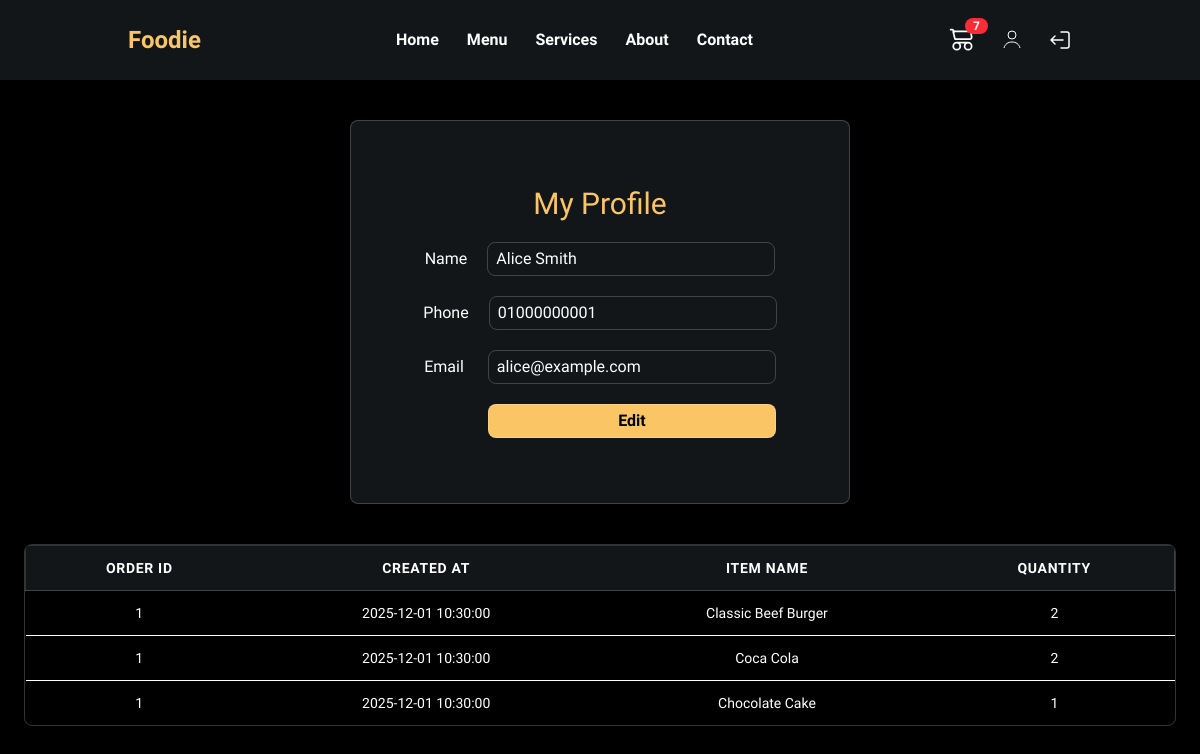
Screenshot of /modules/restaurant/profile.php (signed in) with the database file from the repository.
### tables this page shows
CREATE TABLE `users` (
  `id` int(10) UNSIGNED NOT NULL,
  `name` varchar(100) NOT NULL,
  `phone_number` varchar(20) DEFAULT NULL,
  `email` varchar(150) DEFAULT NULL,
  `password` varchar(255) NOT NULL,
  `role` tinyint(4) NOT NULL DEFAULT 0
);

CREATE TABLE `order_items` (
  `id` int(10) UNSIGNED NOT NULL,
  `order_id` int(10) UNSIGNED NOT NULL,
  `item_id` int(10) UNSIGNED NOT NULL,
  `quantity` int(11) NOT NULL DEFAULT 1
);

CREATE TABLE `orders` (
  `id` int(10) UNSIGNED NOT NULL,
  `user_id` int(10) UNSIGNED NOT NULL,
  `payment_status` tinyint(4) NOT NULL DEFAULT 0,
   
  `order_status` tinyint(4) NOT NULL DEFAULT 0,
  `city` varchar(100) DEFAULT NULL,
  `address` varchar(255) DEFAULT NULL,  
  `created_at` timestamp NOT NULL DEFAULT current_timestamp()
);

CREATE TABLE `items` (
  `id` int(10) UNSIGNED NOT NULL,
  `name` varchar(150) NOT NULL,
  `photos` varchar(1000) DEFAULT NULL,
  `price` decimal(10,2) NOT NULL,
  `description` text DEFAULT NULL,
  `category_id` int(10) UNSIGNED NOT NULL
);

### modules/restaurant/profile.php (the view, shortened to what this page needs)
<?php
require_once '../../config/db.php';
include("Navbar.php");
$user_id = $_SESSION["user_id"];
$result = mysqli_query($conn, "SELECT name, phone_number, email FROM users WHERE id = $user_id");
$user = mysqli_fetch_assoc($result);
$history_sql = "
SELECT o.id AS order_id, o.created_at, i.name AS item_name, oi.quantity
FROM orders o
JOIN order_items oi ON o.id = oi.order_id
JOIN items i ON oi.item_id = i.id
WHERE o.user_id = $user_id AND o.payment_status = 1
ORDER BY o.created_at DESC
";
$history_result = mysqli_query($conn, $history_sql);
$order_rows = [];
while($row = mysqli_fetch_assoc($history_result)) {
    $order_rows[] = [
        'Order ID' => $row['order_id'],
        'Created At' => $row['created_at'],
        'Item Name' => $row['item_name'],
        'Quantity' => $row['quantity']
    ];
}
$headers = ['Order ID', 'Created At', 'Item Name', 'Quantity'];
?>
<!DOCTYPE html>
<html lang="en">
<head>
<script src="https://cdn.jsdelivr.net/npm/@tailwindcss/browser@4"></script>
</head>
<body class="bg-black text-white">
<div class="h-screen flex flex-col justify-start items-center py-10 gap-10 w-full">
    <form id="profileForm" class="card transition-all duration-300 text-white w-80 lg:w-[500px] h-96 bg-[#121618] border border-white/20 shadow-lg rounded-lg flex flex-col justify-center items-center gap-5">
        <h2 class="text-2xl lg:text-3xl transition-all duration-300 text-[#fac564]">My Profile</h2>
        <div class="flex lg:gap-5 gap-3 lg:items-center lg:flex-row flex-col">
            <label for="username">Name</label>
            <input type="text" class="border px-2 border-white/20 rounded-lg w-72 py-1" name="username" value="<?php echo $user['name']; ?>" readonly>
        </div>
        <div class="flex lg:gap-5 gap-3 lg:items-center lg:flex-row flex-col">
            <label for="phone">Phone</label>
            <input type="text" class="border px-2 border-white/20 rounded-lg w-72 py-1" name="phone" value="<?php echo $user['phone_number']; ?>" readonly>
        </div>
        <div class="flex lg:gap-6 gap-3 lg:items-center lg:flex-row flex-col">
            <label for="email">Email</label>
            <input type="email" class="border px-2 border-white/20 rounded-lg w-72 py-1" name="email" value="<?php echo $user['email']; ?>" readonly>
        </div>
        <button type="button" id="editBtn" class="bg-[#fac564] lg:ms-16 w-72 rounded-lg py-1 cursor-pointer border text-black font-semibold border-white/20">Edit</button>
    </form>
    <div class="overflow-x-auto rounded-lg shadow-md border border-white/20 w-full max-w-6xl transition-all duration-300">
        <table class="min-w-full divide-y max-h-[500px] ">
            <thead class="bg-[#121618] border border-white/20 shadow-lg ">
                <tr>
                    <?php foreach($headers as $col): ?>
                    <th class="lg:px-6 px-2 py-3 text-center text-[10px] lg:text-sm font-semibold uppercase tracking-wider transition-all duration-300"><?php echo $col; ?></th>
                    <?php endforeach; ?>
                </tr>
            </thead>
            <tbody class="divide-y">
                <?php foreach($order_rows as $row): ?>
                <tr class="duration-150 hover:bg-[#2a2e31]">
                    <?php foreach($headers as $col): ?>
                    <td class="lg:px-6 px-2 py-3 text-center text-[10px] lg:text-sm transition-all duration-300"><?php echo $row[$col]; ?></td>
                    <?php endforeach; ?>
                </tr>
                <?php endforeach; ?>
            </tbody>
        </table>
    </div>
</div>
</body>
</html>

### modules/restaurant/Navbar.php (style rules this page uses)
body { font-family: 'Josefin Sans', sans-serif; }

### rows the page displays
users: username "Alice Smith", phone "01000000001", email "alice@example.com"
order_items: order "1", order.created_at "2025-12-01 10:30:00", item.name "Classic Beef Burger", quantity "2"
order_items: order "1", order.created_at "2025-12-01 10:30:00", item.name "Coca Cola", quantity "2"
order_items: order "1", order.created_at "2025-12-01 10:30:00", item.name "Chocolate Cake", quantity "1"

### other values shown
$cart_count "7"
$col "ORDER ID"
$col "CREATED AT"
$col "ITEM NAME"
$col "QUANTITY"
